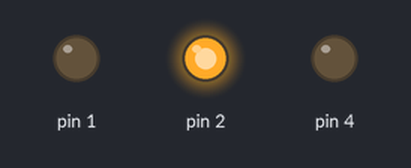
Bench run of a sketch on a simulated Arduino Uno, built with avr-gcc and run on an emulated ATmega328P. Shown: output pins drawn as LEDs (lit = HIGH).

Above: at 0.2 s.
At 1.2 s:
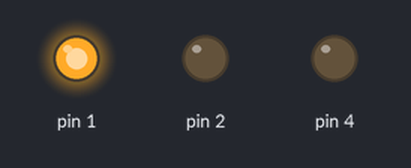
At 1.7 s:
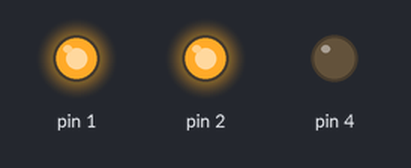
At 3.2 s:
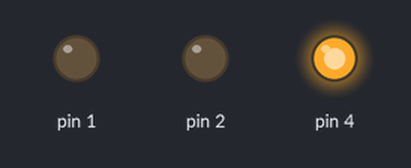
At 4.7 s:
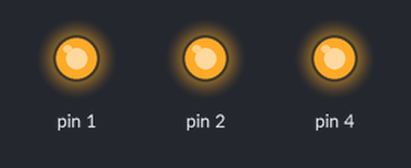
Timing chart, 0 to 5.8 s (numbered marks = the images above):
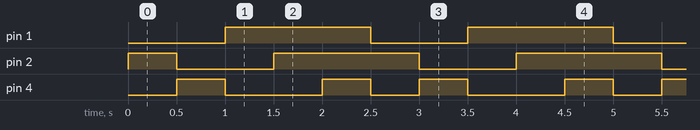

The sketch:

attiny13a_writing.ino
```cpp
void setup(){
  pinMode(PB2,OUTPUT);
  pinMode(PB4,OUTPUT);
  pinMode(PB1,OUTPUT);
}
void loop(){
  analogWrite(PB2,242);
  analogWrite(PB4,0);
  analogWrite(PB1,0);
  delay(500);
  analogWrite(PB2,0);
  analogWrite(PB4,247);
  analogWrite(PB1,0);
  delay(500);
  analogWrite(PB2,0);
  analogWrite(PB4,0);
  analogWrite(PB1,247);
  delay(500);
  analogWrite(PB2,247);
  analogWrite(PB4,0);
  analogWrite(PB1,251);
  delay(500);
  analogWrite(PB2,247);
  analogWrite(PB4,250);
  analogWrite(PB1,251);
  delay(500);
}
```

Measured:
- by itself, pin 1: alternates HIGH for 1.5 s and LOW for 1.0 s
- by itself, pin 2: repeats every 2.5 s: LOW 1.0 s, HIGH 1.5 s
- by itself, pin 4: repeats every 2.5 s: LOW 1.0 s, HIGH 0.50 s, LOW 0.50 s, HIGH 0.50 s
